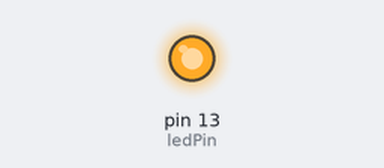
The sketch below on a simulated Arduino Uno, built with avr-gcc and run on an emulated ATmega328P. Parts: output pins drawn as LEDs (lit = HIGH).

Above: at 0.1 s.
At 9.1 s:
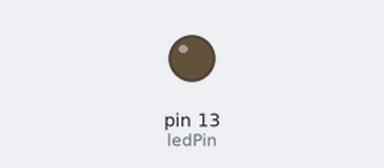
Timing chart, 0 to 10.6 s (numbered marks = the images above):
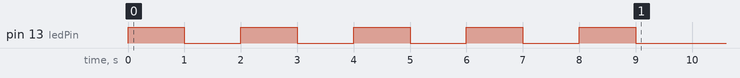

The sketch:

problem3_7.ino
```cpp
//7. Write an Arduino sketch to toggle an LED on and off five times using a for loop.
const int ledPin = 13; // Replace this with the pin number connected to the LED

void setup() {
  pinMode(ledPin, OUTPUT);
  for (int i = 0; i < 5; i++) {
    digitalWrite(ledPin, HIGH);
    delay(1000); // Toggle the LED on for 1 second
    digitalWrite(ledPin, LOW);
    delay(1000); // Toggle the LED off for 1 second
  }
}

void loop() {
  // Nothing to do in the loop for this example
}
```
